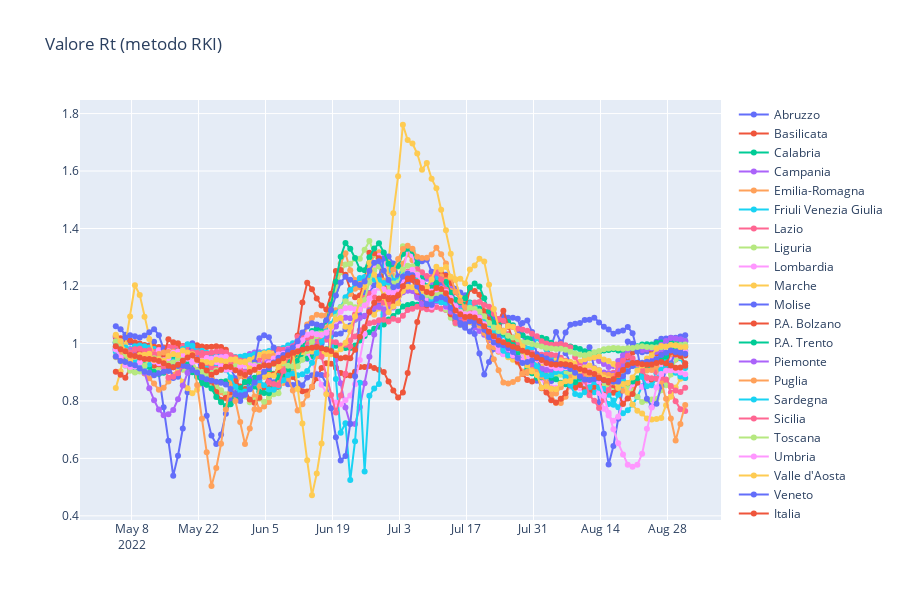

Notebook source saved alongside this figure:
### Markdown cell above
### Plot regioni specifiche

### Code cell
fig=go.Figure()
for r in regioni_plus:
    fig.add_trace(go.Scatter(x=giorni[-len(rt[r]):],
                            y=rt[r],
                            name=r,
                            mode='lines+markers'))

fig.update_layout(
    title='Valore Rt (metodo RKI)',
    height=600,
    width=900)
fig.show()
